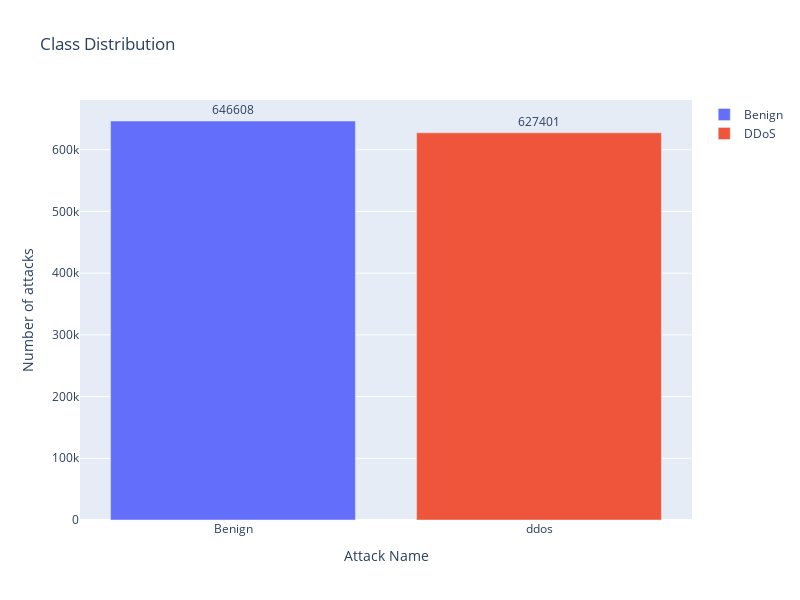

The code cell stored with this chart in its notebook:
### Markdown cell above
## Building Models

### Code cell
df = data_processing(dataset_path)
plot_class_distribution(df)

### Figure 1 — Plotly figure (JSON) as saved in the notebook; plotly's stock layout.template omitted (floating-point values rounded to 4 significant figures)
{"data": [{"name": "Benign", "orientation": "v", "text": [646608], "textposition": "outside", "type": "bar", "x": ["Benign"], "y": [646608]}, {"name": "DDoS", "orientation": "v", "text": [627401], "textposition": "outside", "type": "bar", "x": ["ddos"], "y": [627401]}], "layout": {"height": 600, "title": {"text": "Class Distribution"}, "width": 800, "xaxis": {"title": {"text": "Attack Name"}}, "yaxis": {"title": {"text": "Number of attacks"}}}}
